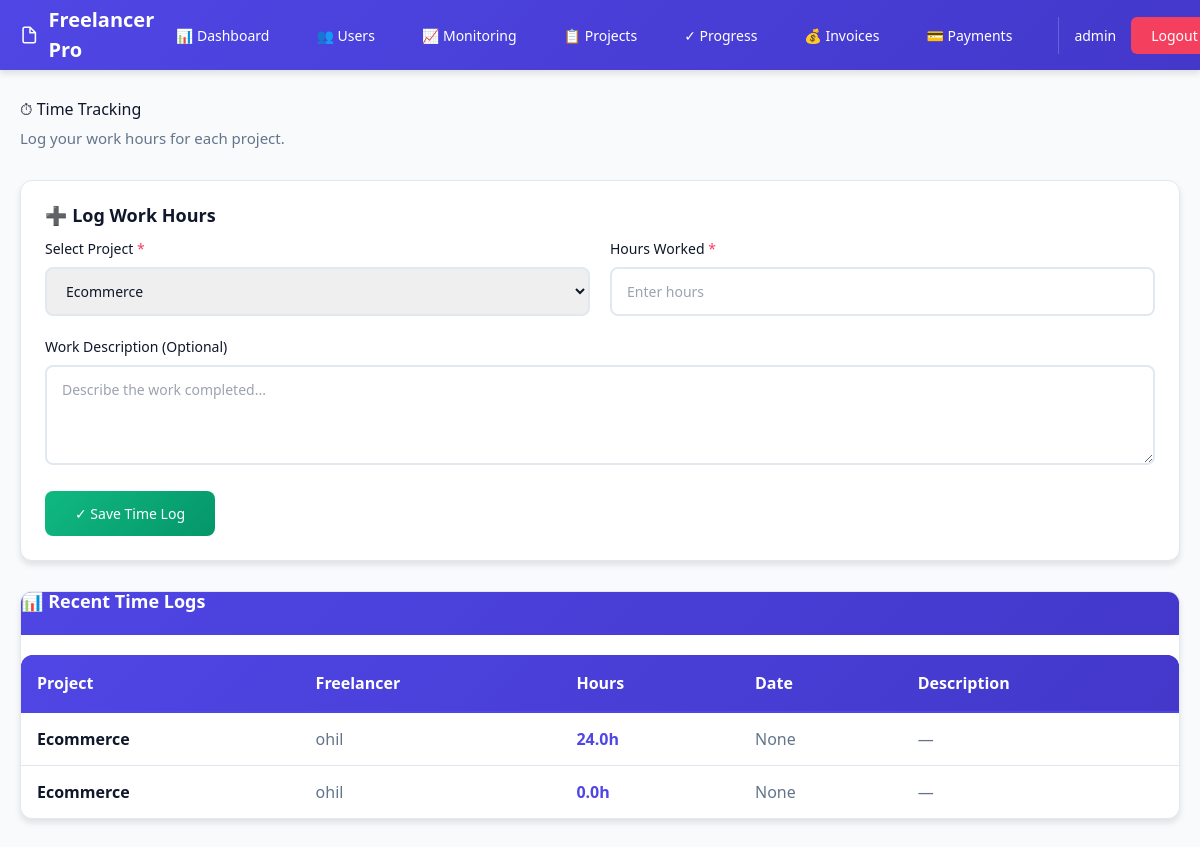
/time_tracking?project_id=1 (signed in), run on the app's committed database.
### tables this page shows
CREATE TABLE time_logs(
        id INTEGER PRIMARY KEY AUTOINCREMENT,
        project_id INTEGER,
        hours REAL,
        user_id INTEGER
    , description TEXT, date TIMESTAMP);

CREATE TABLE projects(
        id INTEGER PRIMARY KEY AUTOINCREMENT,
        name TEXT,
        type TEXT,
        rate INTEGER,
        status TEXT,
        user_id INTEGER
    , created_at TIMESTAMP, deadline TEXT, description TEXT);

CREATE TABLE users (
    id INTEGER PRIMARY KEY AUTOINCREMENT,
    username TEXT UNIQUE,
    password TEXT,
    role TEXT
, email TEXT, created_at TIMESTAMP, status TEXT);

### app.py (the view, shortened to what this page needs)
@app.route("/time_tracking", methods=["GET", "POST"])
@login_required
def time_tracking():
    user_id = session["user_id"]
    role = session["role"]
    conn = get_db_connection()
    error = None
    if role == "admin":
        projects = conn.execute("SELECT id, name FROM projects").fetchall()
        logs = conn.execute("""
            SELECT time_logs.*, projects.name as project_name, users.username
            FROM time_logs
            JOIN projects ON time_logs.project_id = projects.id
            JOIN users ON time_logs.user_id = users.id
            ORDER BY time_logs.date DESC LIMIT 50
        """).fetchall()
    close_db_connection(conn)
    return render_template(
        "time_tracking.html",
        projects=projects,
        logs=logs,
        role=role,
        error=error,
        selected_project=request.form.get("project_id") if request.method == "POST" else request.args.get("project_id")
    )

### app.py (called while the page is built)
def login_required(f):
    @wraps(f)
    def decorated_function(*args, **kwargs):
        if "user_id" not in session:
            return redirect("/login")
        return f(*args, **kwargs)
    return decorated_function

### database.py (called while the page is built)
def get_db_connection():
    conn = sqlite3.connect(DATABASE_PATH)
    conn.row_factory = sqlite3.Row
    return conn

def close_db_connection(conn):
    if conn:
        conn.close()

### templates/time_tracking.html (shortened to what this page needs)
{% extends "base.html" %}
{% block content %}
<div>
    <div style="margin-bottom: 30px;">
        <h1 style="margin-bottom: 8px;">⏱ Time Tracking</h1>
        <p style="color: #64748b; font-size: 15px;">Log your work hours for each project.</p>
    </div>
    <div class="card" style="margin-bottom: 30px;">
        <h2 class="card-title" style="margin-top: 0;">➕ Log Work Hours</h2>
        <form method="POST">
            <div style="display: grid; grid-template-columns: repeat(2, 1fr); gap: 20px; margin-bottom: 20px;">
                <div>
                    <label for="project_id" style="display: block; margin-bottom: 8px; font-weight: 500; font-size: 14px;">
                        Select Project <span style="color: #f43f5e;">*</span>
                    </label>
                    <select
                        id="project_id"
                        name="project_id"
                        required
                        style="width: 100%; padding: 12px 15px; border: 2px solid #e2e8f0; border-radius: 8px; font-family: inherit; font-size: 14px;"
                    >
                        {% for project in projects %}
                            <option value="{{ project.id }}" {% if selected_project and selected_project|int == project.id %}selected{% endif %}>
                                {{ project.name }}
                            </option>
                        {% endfor %}
                    </select>
                </div>
                <div>
                    <label for="hours" style="display: block; margin-bottom: 8px; font-weight: 500; font-size: 14px;">
                        Hours Worked <span style="color: #f43f5e;">*</span>
                    </label>
                    <input
                        type="number"
                        id="hours"
                        name="hours"
                        step="0.1"
                        min="0"
                        max="24"
                        placeholder="Enter hours"
                        required
                        style="width: 100%; padding: 12px 15px; border: 2px solid #e2e8f0; border-radius: 8px; font-family: inherit; font-size: 14px;"
                    >
                </div>
            </div>
            <div style="margin-bottom: 20px;">
                <label for="description" style="display: block; margin-bottom: 8px; font-weight: 500; font-size: 14px;">
                    Work Description (Optional)
                </label>
                <textarea
                    id="description"
                    name="description"
                    placeholder="Describe the work completed..."
                    style="width: 100%; padding: 12px 15px; border: 2px solid #e2e8f0; border-radius: 8px; font-family: inherit; font-size: 14px; resize: vertical; min-height: 100px;"
                ></textarea>
            </div>
            <button type="submit" class="btn btn-secondary" style="padding: 12px 30px;">
                ✓ Save Time Log
            </button>
        </form>
    </div>
    <div class="card" style="padding: 0; overflow: hidden;">
        <div class="card-header">📊 Recent Time Logs</div>
        <div style="overflow-x: auto;">
            <table style="margin-top: 0; box-shadow: none;">
                <thead>
                    <tr style="background: linear-gradient(135deg, #4f46e5 0%, #4338ca 100%); color: white;">
                        <th style="border-bottom: 2px solid #4f46e5; color: white;">Project</th>
                        {% if session.get("role") == "admin" %}
                            <th style="border-bottom: 2px solid #4f46e5; color: white;">Freelancer</th>
                        {% endif %}
                        <th style="border-bottom: 2px solid #4f46e5; color: white;">Hours</th>
                        <th style="border-bottom: 2px solid #4f46e5; color: white;">Date</th>
                        <th style="border-bottom: 2px solid #4f46e5; color: white;">Description</th>
                    </tr>
                </thead>
                <tbody>
                    {% if logs %}
                        {% for log in logs %}
                        <tr>
                            <td style="font-weight: 600; color: #0f172a;">{{ log.project_name }}</td>
                            {% if session.get("role") == "admin" %}
                                <td style="color: #64748b;">{{ log.username }}</td>
                            {% endif %}
                            <td style="font-weight: 600; color: #4f46e5;">{{ "%.1f"|format(log.hours) }}h</td>
                            <td style="color: #64748b;">{{ log.date }}</td>
                            <td style="color: #64748b; max-width: 300px; word-wrap: break-word;">{{ log.description if log.description else "—" }}</td>
                        </tr>
                        {% endfor %}
                    {% else %}
                        <tr>
                            <td colspan="{% if session.get('role') == 'admin' %}5{% else %}4{% endif %}" style="text-align: center; color: #94a3b8; padding: 40px;">
                                No time logs recorded yet.
                            </td>
                        </tr>
                    {% endif %}
                </tbody>
            </table>
        </div>
    </div>
</div>
{% endblock %}

### static/css/style.css (style rules this page uses)
:root { --primary-color: #4f46e5; --primary-dark: #4338ca; --secondary-color: #10b981; --accent-color: #f59e0b; --danger-color: #f43f5e; --warning-color: #f97316; --success-color: #10b981; --info-color: #0ea5e9; --bg-color: #f8fafc; --text-color: #0f172a; --border-color: #e2e8f0; --shadow: 0 4px 6px rgba(0, 0, 0, 0.1); --shadow-lg: 0 10px 25px rgba(0, 0, 0, 0.1); }
* { margin: 0; padding: 0; box-sizing: border-box; }
body { font-family: 'Segoe UI', Tahoma, Geneva, Verdana, sans-serif; background-color: var(--bg-color); color: var(--text-color); line-height: 1.6; }
h1, h2, h3, h4, h5, h6 { font-weight: 600; line-height: 1.2; margin-bottom: 1rem; }
h1 { font-size: 32px; color: var(--text-color); }
h2 { font-size: 24px; color: var(--text-color); }
.card { background: white; border-radius: 12px; padding: 24px; box-shadow: var(--shadow); transition: all 0.3s ease; border: 1px solid var(--border-color); }
.card-header { background: linear-gradient(135deg, var(--primary-color) 0%, var(--primary-dark) 100%); color: white; padding: 20px 24px; margin: -24px -24px 20px -24px; border-radius: 12px 12px 0 0; font-weight: 600; font-size: 18px; }
.card-title { font-size: 18px; font-weight: 600; color: var(--text-color); margin-bottom: 12px; }
.btn { display: inline-block; padding: 10px 20px; border-radius: 8px; text-decoration: none; font-weight: 500; border: none; cursor: pointer; transition: all 0.3s ease; font-size: 14px; text-align: center; }
.btn-secondary { background: linear-gradient(135deg, var(--secondary-color) 0%, #059669 100%); color: white; }
input, select, textarea { width: 100%; padding: 12px 15px; margin-bottom: 15px; border: 2px solid var(--border-color); border-radius: 8px; font-family: inherit; font-size: 14px; transition: all 0.3s ease; }
input::placeholder { color: #94a3b8; }
button { background: linear-gradient(135deg, var(--primary-color) 0%, var(--primary-dark) 100%); color: white; padding: 12px 24px; border: none; border-radius: 8px; cursor: pointer; font-weight: 500; transition: all 0.3s ease; font-size: 14px; }
table { width: 100%; border-collapse: collapse; margin-top: 20px; background-color: white; border-radius: 12px; overflow: hidden; box-shadow: var(--shadow); }
thead { background: linear-gradient(135deg, var(--primary-color) 0%, var(--primary-dark) 100%); color: white; }
th { padding: 16px; text-align: left; font-weight: 600; border-bottom: 2px solid var(--border-color); }
td { padding: 14px 16px; border-bottom: 1px solid var(--border-color); }
tr:last-child td { border-bottom: none; }

### templates/base.html (style rules this page uses)
:root { --color-primary: #4f46e5; --color-primary-dark: #4338ca; --color-secondary: #10b981; --color-accent: #f59e0b; --color-danger: #f43f5e; --color-bg: #f8fafc; --color-text: #0f172a; --color-border: #e2e8f0; }
* { margin: 0; padding: 0; box-sizing: border-box; }
body { font-family: 'Segoe UI', Tahoma, Geneva, Verdana, sans-serif; background-color: var(--color-bg); color: var(--color-text); }

### data on the page
time_logs: project_name "Ecommerce", username "ohil", hours "24.0", date "None", description "—"
time_logs: project_name "Ecommerce", username "ohil", hours "0.0", date "None", description "—"

### other printed values
{{ session.get("username") }} "admin"
form field project_id "Ecommerce"
